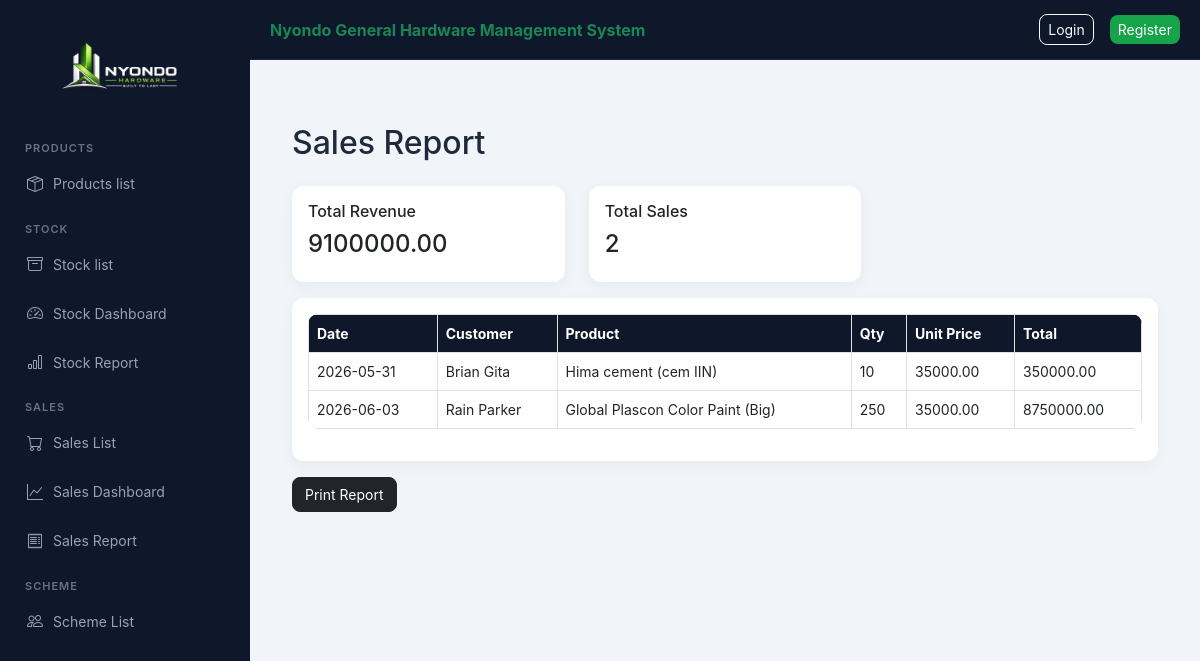
Page /nyondo/sales/report/ on the earlier database version.
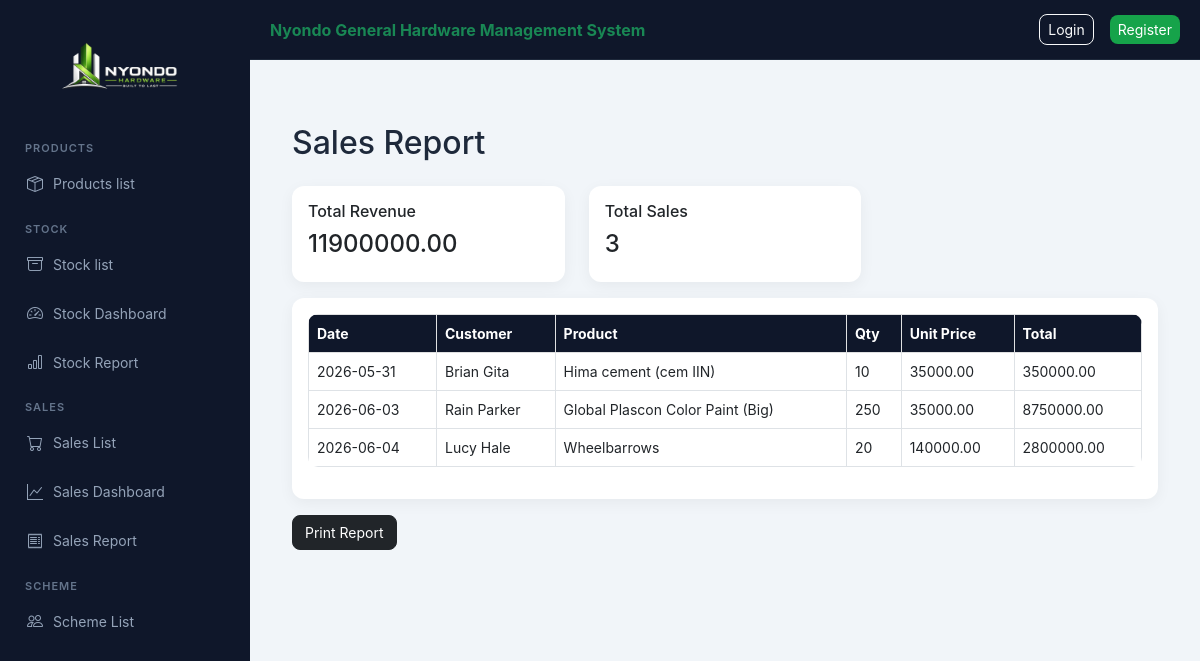
Same page on the later database version.
### nyondo_app/models.py (models this page shows, shortened)
class Sales(models.Model):
    CUSTOMER_TYPES = [
        ("retail", "Retail"),
        ("wholesale", "Wholesale"),
        ("individual_buyers", "Individual Buyers"),
    ]
    customer_name = models.CharField(max_length=150)
    customer_type = models.CharField(max_length=20, choices=CUSTOMER_TYPES)
    product = models.ForeignKey(Product, on_delete=models.CASCADE)
    quantity = models.PositiveIntegerField()
    total_price = models.DecimalField(max_digits=12, decimal_places=2, default=0)
    transport_required = models.BooleanField(default=False)
    distance_km = models.DecimalField(max_digits=6, decimal_places=2, default=0)
    transport_fee = models.DecimalField(max_digits=12, decimal_places=2, default=0)
    sale_date = models.DateTimeField(auto_now_add=True)

class Product(models.Model):
    CATEGORY_CHOICES = [
        ("cement", "Cement"),
        ("iron_bar", "Iron Bar"),
        ("iron_sheets", "Iron Sheets"),
        ("barbed_wires", "Barbed wires"),
        ("others", "Others"),
        ("nails", "Nails"),
        ("paint", "Paint"),
    ]
    category_name = models.CharField(max_length=20, choices=CATEGORY_CHOICES)
    product_name = models.CharField(max_length=100)
    unit_cost = models.DecimalField(max_digits=12, decimal_places=2, default=0)
    unit_price = models.DecimalField(max_digits=12, decimal_places=2, default=0)
    description = models.TextField(blank=True)

### nyondo_app/views.py (the view)
# urls.py: path("sales/report/", views.sales_report, name="sales_report"),
def sales_report(request):
    sales = Sales.objects.select_related("product")
    return render(request, "sales_report.html", {
        "sales": sales,
        "total_revenue": sales.aggregate(total=Sum("total_price"))["total"] or 0
    })

### nyondo_app/templates/sales_report.html
{% extends "base.html" %}
{% block content %}
<h2 class="mb-4">Sales Report</h2>
<div class="row mb-3">
    <div class="col-md-4">
        <div class="card p-3">
            <h6>Total Revenue</h6>
            <h4>{{ total_revenue|floatformat:2 }}</h4>
        </div>
    </div>
    <div class="col-md-4">
        <div class="card p-3">
            <h6>Total Sales</h6>
            <h4>{{ sales|length }}</h4>
        </div>
    </div>
</div>
<div class="card p-3">
<table class="table table-hover table-bordered align-middle">
<thead class="table-light">
<tr>
    <th>Date</th>
    <th>Customer</th>
    <th>Product</th>
    <th>Qty</th>
    <th>Unit Price</th>
    <th>Total</th>
</tr>
</thead>
<tbody>
{% for s in sales %}
<tr>
    <td>{{ s.sale_date|date:"Y-m-d" }}</td>
    <td>{{ s.customer_name }}</td>
    <td>{{ s.product.product_name }}</td>
    <td>{{ s.quantity }}</td>
    <td>{{ s.product.unit_price|floatformat:2 }}</td>
    <td>{{ s.total_price|floatformat:2 }}</td>
</tr>
{% empty %}
<tr>
    <td colspan="6" class="text-center text-muted">
        No sales data available
    </td>
</tr>
{% endfor %}
</tbody>
</table>
</div>
<div class="mt-3">
    <button onclick="window.print()" class="btn btn-dark">
        Print Report
    </button>
</div>
{% endblock %}

Differences in the rows shown:
added Sales: sale_date "2026-06-04", customer_name "Lucy Hale", product.product_name "Wheelbarrows", quantity "20", product.unit_price "140000.00", total_price "2800000.00"
Other differences:
{{ total_revenue|floatformat:2 }}: "9100000.00" → "11900000.00"
{{ sales|length }}: "2" → "3"
